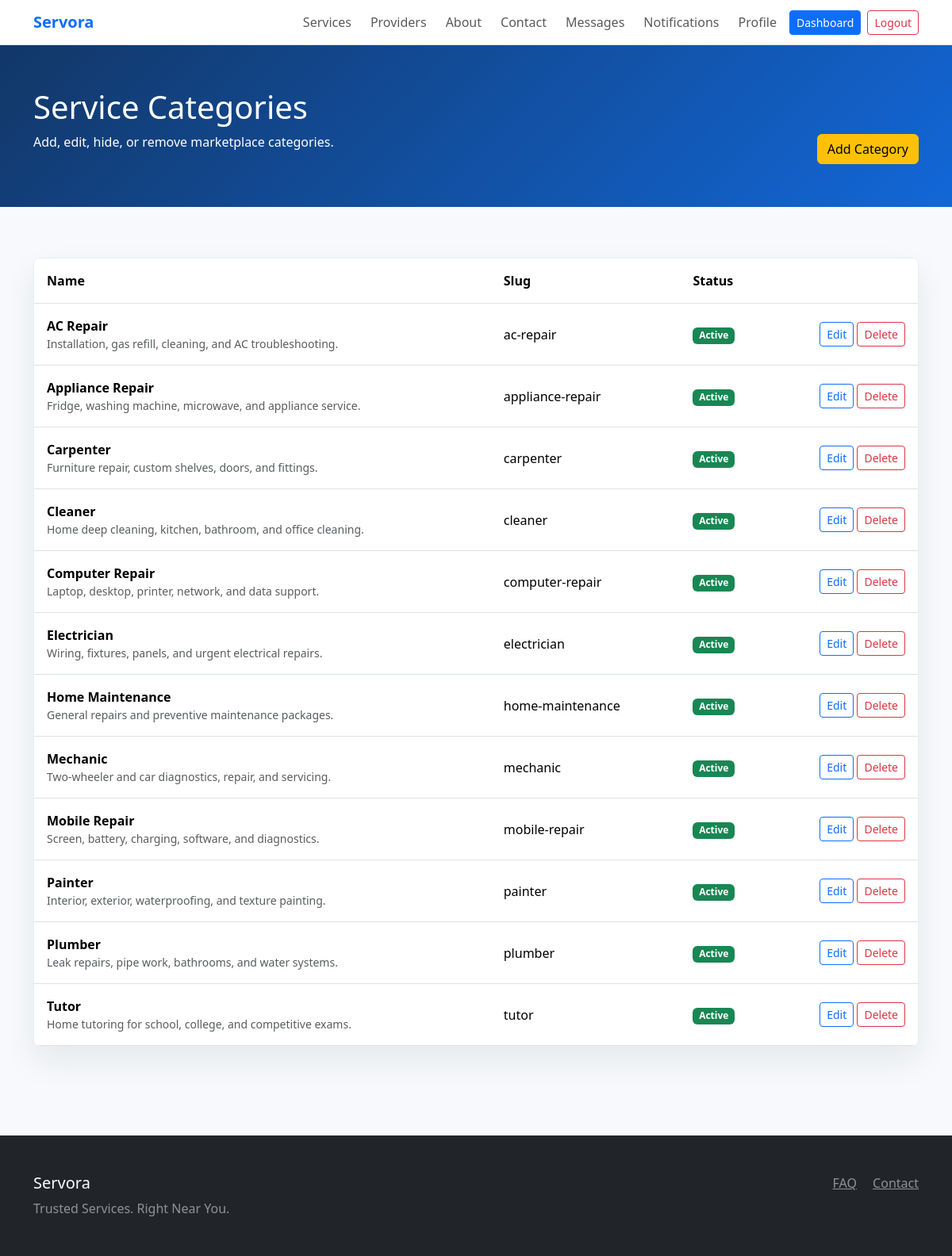
The app's page /services/manage/ (signed in) with its own data.
### services/models.py (models this page shows, shortened)
class ServiceCategory(models.Model):
    name = models.CharField(max_length=120, unique=True)
    slug = models.SlugField(unique=True)
    icon = models.CharField(max_length=60, blank=True)
    description = models.TextField(blank=True)
    is_active = models.BooleanField(default=True, db_index=True)
    created_at = models.DateTimeField(auto_now_add=True)
    class Meta:
        ordering = ['name']

### services/views.py (the view)
# urls.py: path('manage/', views.category_manage, name='category_manage'),
@staff_member_required
def category_manage(request):
    categories = ServiceCategory.objects.all()
    return render(request, 'services/category_manage.html', {'categories': categories})

### notifications/context_processors.py (called while the page is built)
def unread_notifications(request):
    if not request.user.is_authenticated:
        return {'unread_notifications_count': 0}
    return {
        'unread_notifications_count': request.user.notifications.filter(is_read=False).count()
    }

### templates/services/category_manage.html (shortened to what this page needs)
{% extends 'base.html' %}
{% block content %}
<section class="page-header"><div class="container d-flex justify-content-between align-items-end gap-3 flex-wrap"><div><h1>Service Categories</h1><p>Add, edit, hide, or remove marketplace categories.</p></div><a class="btn btn-warning" href="{% url 'services:category_create' %}">Add Category</a></div></section>
<section class="section-band"><div class="container"><div class="table-responsive table-shell"><table class="table align-middle mb-0"><thead><tr><th>Name</th><th>Slug</th><th>Status</th><th></th></tr></thead><tbody>
{% for category in categories %}
  <tr><td><strong>{{ category.name }}</strong><div class="text-muted small">{{ category.description|truncatechars:90 }}</div></td><td>{{ category.slug }}</td><td>{% if category.is_active %}<span class="badge text-bg-success">Active</span>{% else %}<span class="badge text-bg-secondary">Hidden</span>{% endif %}</td><td class="text-end"><a class="btn btn-sm btn-outline-primary" href="{% url 'services:category_update' category.pk %}">Edit</a> <a class="btn btn-sm btn-outline-danger" href="{% url 'services:category_delete' category.pk %}">Delete</a></td></tr>
{% empty %}
  <tr><td colspan="4"><div class="empty-state">No categories yet.</div></td></tr>
{% endfor %}
</tbody></table></div></div></section>
{% endblock %}

### static/css/style.css (style rules this page uses)
:root { --servora-primary: #1267d8; --servora-ink: #172033; --servora-accent: #ffc247; }
body { color: var(--servora-ink); background: #f7f9fc; }
.section-band { padding: 64px 0; }
.page-header { padding: 54px 0; color: #fff; background: linear-gradient(135deg, #123767, #1267d8); }
.table-shell { background: #fff; border: 1px solid #e7edf5; border-radius: 8px; box-shadow: 0 18px 40px rgba(23, 32, 51, .08); }
.table-shell .table > :not(caption) > * > * { padding: 16px; }

### records on screen
ServiceCategory: name "AC Repair", description "Installation, gas refill, cleaning, and AC troubleshooting.", slug "ac-repair", is_active "Active"
ServiceCategory: name "Appliance Repair", description "Fridge, washing machine, microwave, and appliance service.", slug "appliance-repair", is_active "Active"
ServiceCategory: name "Carpenter", description "Furniture repair, custom shelves, doors, and fittings.", slug "carpenter", is_active "Active"
ServiceCategory: name "Cleaner", description "Home deep cleaning, kitchen, bathroom, and office cleaning.", slug "cleaner", is_active "Active"
ServiceCategory: name "Computer Repair", description "Laptop, desktop, printer, network, and data support.", slug "computer-repair", is_active "Active"
ServiceCategory: name "Electrician", description "Wiring, fixtures, panels, and urgent electrical repairs.", slug "electrician", is_active "Active"
ServiceCategory: name "Home Maintenance", description "General repairs and preventive maintenance packages.", slug "home-maintenance", is_active "Active"
ServiceCategory: name "Mechanic", description "Two-wheeler and car diagnostics, repair, and servicing.", slug "mechanic", is_active "Active"
ServiceCategory: name "Mobile Repair", description "Screen, battery, charging, software, and diagnostics.", slug "mobile-repair", is_active "Active"
ServiceCategory: name "Painter", description "Interior, exterior, waterproofing, and texture painting.", slug "painter", is_active "Active"
ServiceCategory: name "Plumber", description "Leak repairs, pipe work, bathrooms, and water systems.", slug "plumber", is_active "Active"
ServiceCategory: name "Tutor", description "Home tutoring for school, college, and competitive exams.", slug "tutor", is_active "Active"
